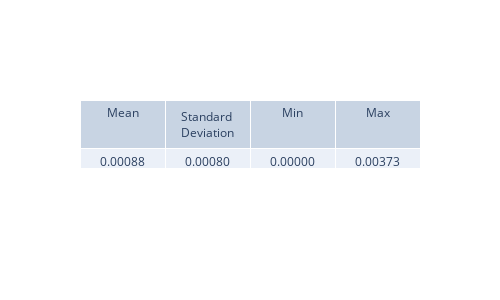
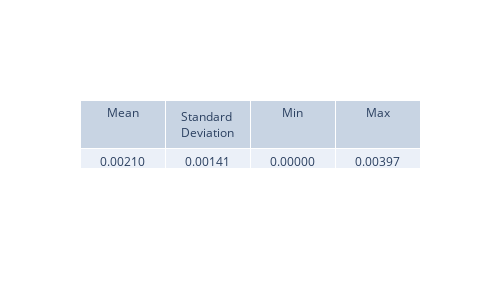

Notebook source saved alongside these figures, in order:
### Code cell
lambda0_analytical = analytical_weights["lambda0_analytical"]
lambda1_analytical = analytical_weights["lambda1_analytical"]
lambda2_analytical = analytical_weights["lambda2_analytical"]
lambda3_analytical = analytical_weights["lambda3_analytical"]
lambda4_analytical = analytical_weights["lambda4_analytical"]
lambda5_analytical = analytical_weights["lambda5_analytical"]

lambda0_diff = np.abs(lambda0 - lambda0_analytical)
lambda1_diff = np.abs(lambda1 - lambda1_analytical)
lambda2_diff = np.abs(lambda2 - lambda2_analytical)
lambda3_diff = np.abs(lambda3 - lambda3_analytical)
lambda4_diff = np.abs(lambda4 - lambda4_analytical)
lambda5_diff = np.abs(lambda5 - lambda5_analytical)

view_metrics(lambda0_diff)
view_metrics(lambda1_diff)
view_metrics(lambda2_diff)
view_metrics(lambda3_diff)
view_metrics(lambda4_diff)
view_metrics(lambda5_diff)

plt.figure(figsize=(8, 5), dpi=200)
plt.plot(t_values, lambda0_diff, label='delta lambda0')
plt.plot(t_values, lambda1_diff, label='delta lambda1')
plt.plot(t_values, lambda2_diff, label='delta lambda2')
plt.plot(t_values, lambda3_diff, label='delta lambda3')
plt.plot(t_values, lambda4_diff, label='delta lambda4')
plt.plot(t_values, lambda5_diff, label='delta lambda5')
plt.xlabel("Time (ps)")
plt.ylabel("Absolute Error")
plt.title("Difference between PINN and numerical lambda values")
plt.grid(True)
plt.legend()
plt.show()

### Figure 1 — Plotly figure (JSON) as saved in the notebook; plotly's stock layout.template omitted (floating-point values rounded to 4 significant figures)
{"data": [{"cells": {"values": [["0.00088"], ["0.00080"], ["0.00000"], ["0.00373"]]}, "header": {"values": ["Mean", "Standard Deviation", "Min", "Max"]}, "type": "table"}], "layout": {"height": 300, "width": 500}}

### Figure 2 — Plotly figure (JSON) as saved in the notebook; plotly's stock layout.template omitted (floating-point values rounded to 4 significant figures)
{"data": [{"cells": {"values": [["0.00210"], ["0.00141"], ["0.00000"], ["0.00397"]]}, "header": {"values": ["Mean", "Standard Deviation", "Min", "Max"]}, "type": "table"}], "layout": {"height": 300, "width": 500}}
